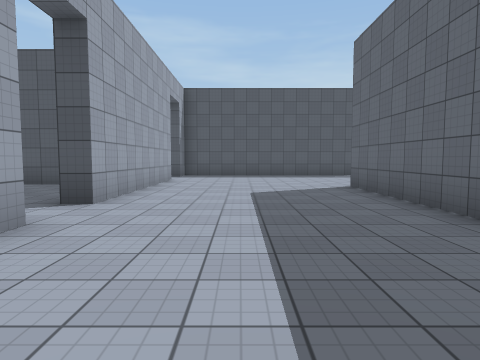
view 1 (above)

20 first-person views from a walk through a Unity game level. The camera is 1.4 m above the floor, tilts 4° down and sees 75° across. The floor is counted in squares, 2 m on a side. Each view is taken from the middle of a square. On the plan, view 1 faces up. The plan holds only what a view shows up to about 10 squares ahead; the rest is blank. The player is left out. Surface patterns are stand-ins for the level's own textures.

view 2
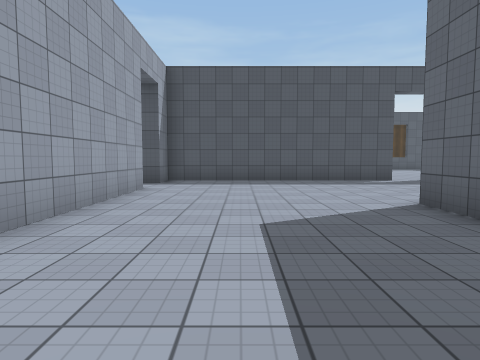

view 3
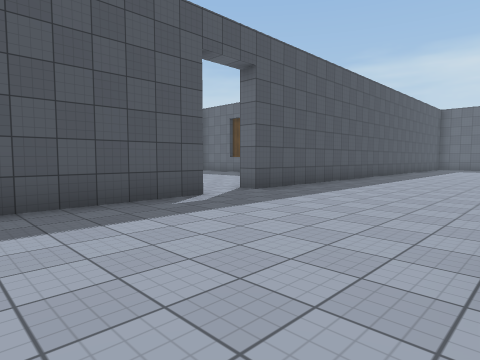

view 4
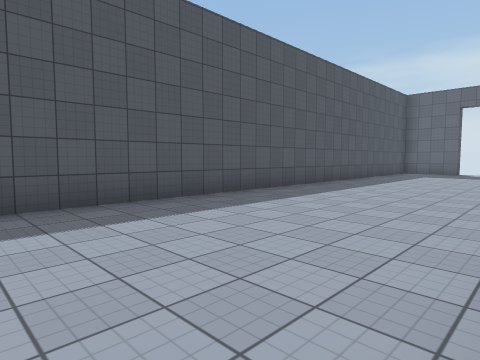

view 5
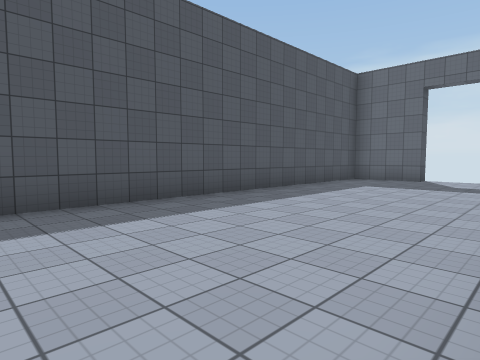

view 6
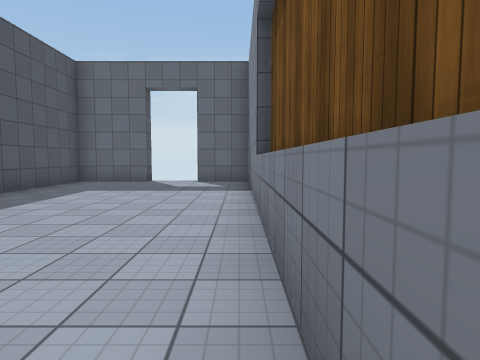

view 7
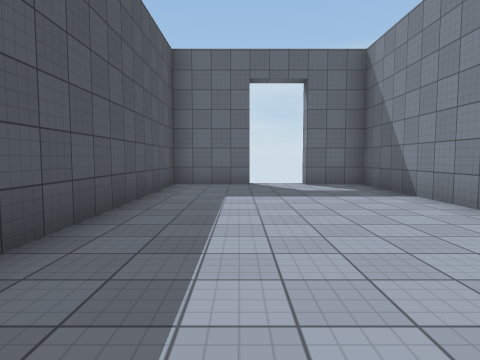

view 8
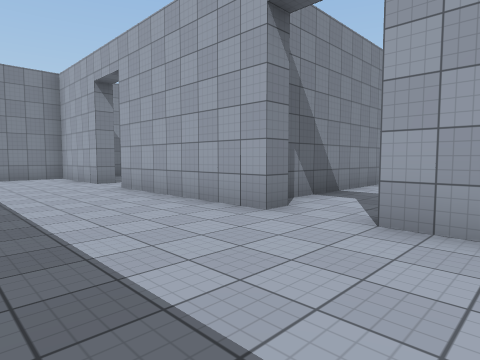

view 9
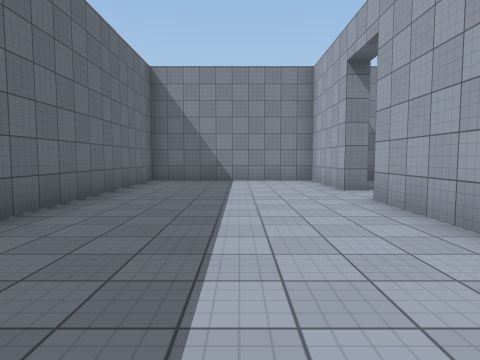

view 10
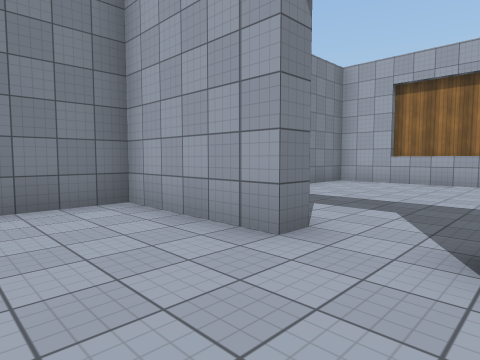

view 11
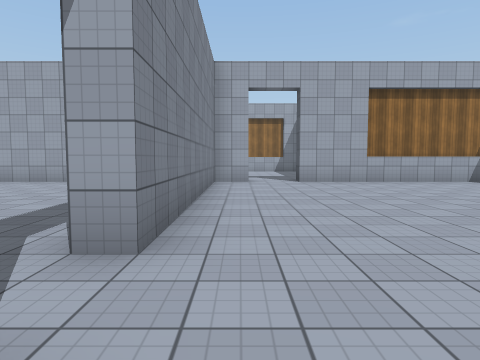

view 12
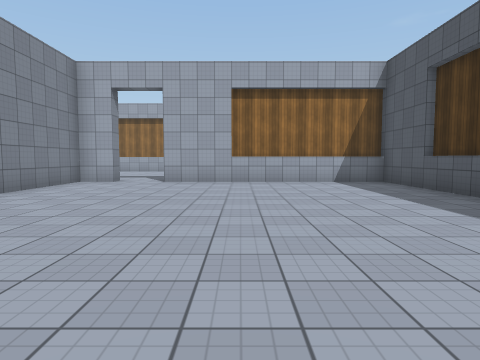

view 13
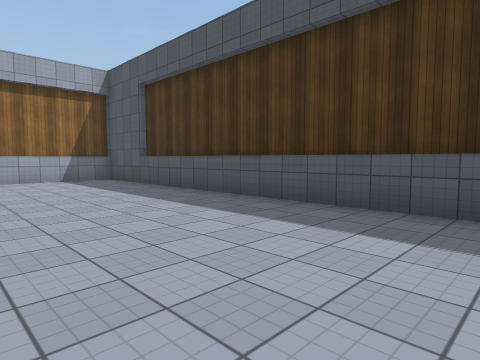

view 14
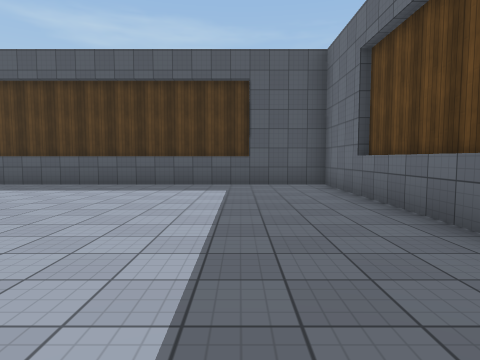

view 15
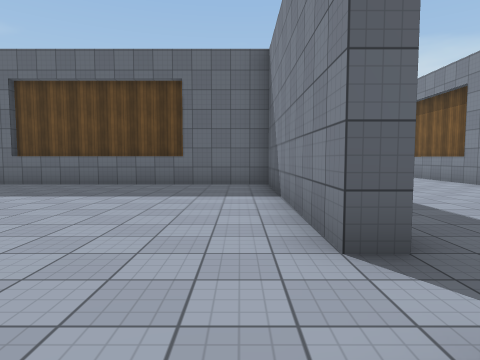

view 16
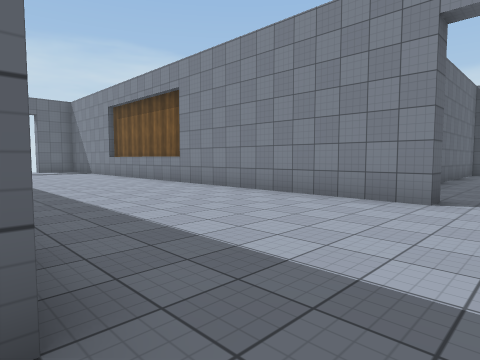

view 17
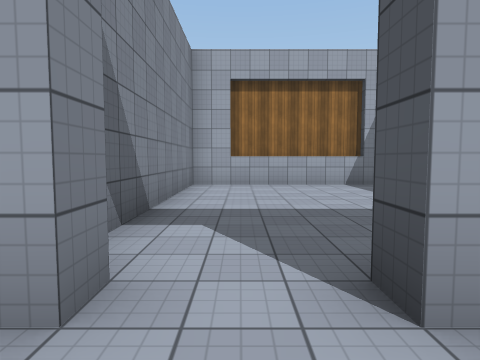

view 18
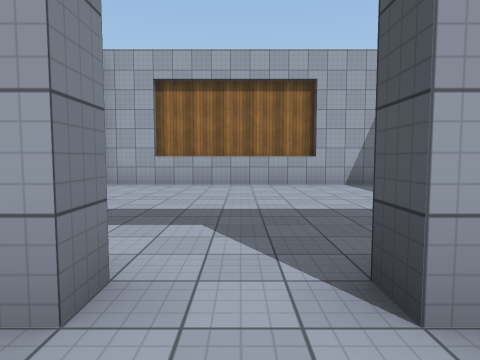

view 19
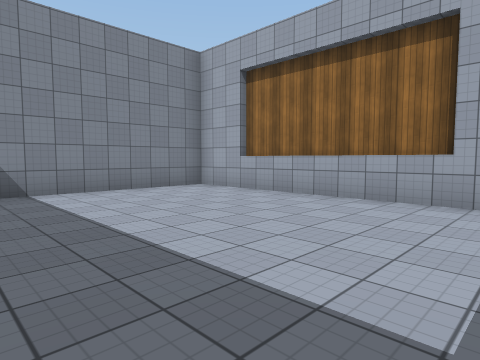

view 20
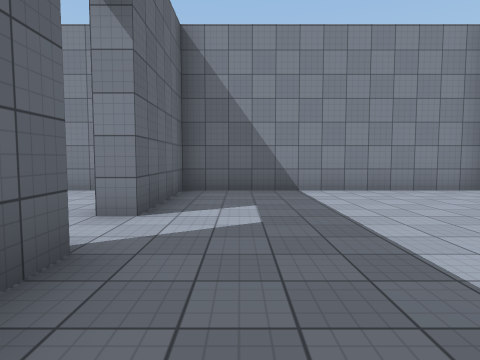

### Floor plan
Points are (right, up) in squares from view 1. A wall is a line through its corners. A room is listed if a view was taken in it or the views show most of it. See-through windows are left out.
Room 1 (views 1, 2, 3, 4, 5, 6, 7, 8, 9, 10, 16, 17, 18)
walls: (6.2, 7.1) (6.2, 7.7) (17.1, 7.7); (2.7, 3.5) (2.7, 7.8); (4.7, 13.3) (4.7, 12.7) (-2.3, 12.7) (-2.3, 11.7); (13, 7.5) (17.8, 7.5); (-2.3, 10.3) (-2.3, 4.8); (-2.3, 3.3) (-2.3, -1.2); (17.8, 7.7) (22.2, 7.7) (22.2, 9.2) (22.8, 9.2); (-2.8, -2.7) (-2.3, -2.7) (-2.3, -5.7) (2.7, -5.7) (2.7, 0.5); (22.8, 10.7) (22.2, 10.7) (22.2, 12.7) (6.2, 12.7) (6.2, 13.3)
ways out: opening at (5.5, 13) to room 2; opening at (-3, -2) to room 3; opening at (-3, 4) to room 4; opening at (5.5, 7); gap at (23, 9); gap at (23, 11)
Room 2 (views 11, 12, 13, 14, 15)
walls: (6.2, 13.3) (12.2, 13.3) (12.2, 22.3) (-2.5, 22.3) (-2.5, 17.8); (10.2, 22.5) (-0.2, 22.5); (12.5, 15.5) (12.5, 20); (-2.3, 22.3) (-2.3, 15.8); (-2.8, 14.3) (-2.3, 14.3) (-2.3, 13.3) (4.7, 13.3)
ways out: opening at (5.5, 13) to room 1; opening at (-3, 15)
Room 3 (views 19, 20)
walls: (-2.3, -1.2) (-2.8, -1.2) (-2.8, -0.5); (-9.5, 0) (-9.5, -4.2); (-9.3, 1.6) (-9.3, -5.7) (-2.8, -5.7) (-2.8, -2.7)
ways out: opening at (-3, -2) to room 1
Room 4 (no view inside)
walls: (-4.8, 8.2) (-5.8, 8.2); (-2.9, 3.3) (-2.3, 3.3); (-2.3, 4.8) (-2.9, 4.8); (-9.5, 7.2) (-9.5, 3.8); (-9.3, 7.6) (-9.3, 2.8) (-3.4, 2.8)
ways out: opening at (-3, 4) to room 1

Positions as (right, up) in squares from view 1, and headings:
1: (0, 0), facing up
2: (0, 3), facing up
3: (1, 8), facing up-right
4: (7, 8), facing up-right
5: (12, 8), facing up-right
6: (13, 8), facing right
7: (14, 11), facing right
8: (1, 6), facing down-left
9: (0, 4), facing down
10: (0, -1), facing down-left
11: (7, 14), facing left
12: (7, 18), facing left
13: (8, 18), facing up-left
14: (10, 14), facing up
15: (4, 14), facing right
16: (5, 13), facing down-right
17: (-1, 4), facing left
18: (-1, -2), facing left
19: (-4, 1), facing down-left
20: (-4, 1), facing down
